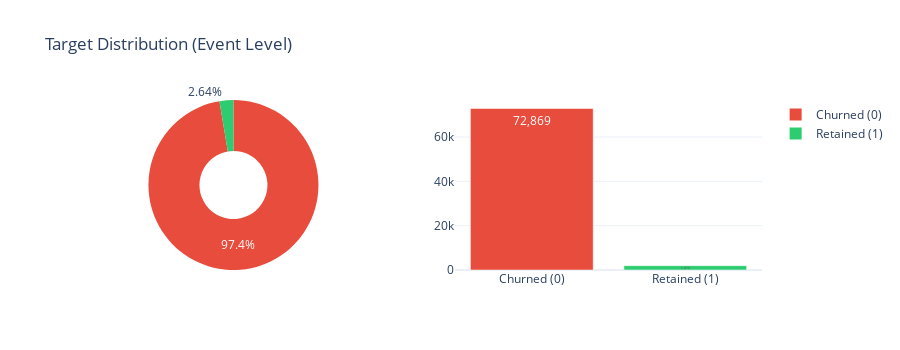

Source (notebook cell):
### Markdown cell above
## 1b.6 Target Distribution (Event Level)

| Imbalance Level | Ratio | Note |
|-----------------|-------|------|
| Mild | <3:1 | Standard methods work |
| Moderate | 3-10:1 | Use stratified splits |
| Severe | >10:1 | Resampling needed (see notebook 07) |

**Note:** This shows event-level distribution. Entity-level distribution (after aggregation) is what matters for modeling — analyzed in notebook 07.

### Code cell
if findings.target_column and findings.target_column in df.columns:
    target_counts = df[findings.target_column].value_counts().sort_index()
    labels = [f"{'Retained' if v == 1 else 'Churned'} ({v})" for v in target_counts.index]
    
    fig = make_subplots(rows=1, cols=2, specs=[[{"type": "pie"}, {"type": "bar"}]])
    fig.add_trace(go.Pie(labels=labels, values=target_counts.values, hole=0.4,
        marker_colors=["#e74c3c", "#2ecc71"], textinfo="percent"), row=1, col=1)
    fig.add_trace(go.Bar(x=labels, y=target_counts.values, marker_color=["#e74c3c", "#2ecc71"],
        text=[f"{c:,}" for c in target_counts.values], textposition="inside", showlegend=False), row=1, col=2)
    fig.update_layout(height=350, template="plotly_white", title="Target Distribution (Event Level)")
    display_figure(fig)
    
    if len(target_counts) == 2:
        ratio = target_counts.max() / target_counts.min()
        print(f"\nEvent-level imbalance: {ratio:.1f}:1 (minority: {target_counts.idxmin()})")
        print("ℹ️ Note: Resampling strategies apply after aggregation - see notebook 07")
else:
    print("No target column detected.")

### Figure 1 — Plotly figure (JSON) as saved in the notebook; plotly's stock layout.template omitted (floating-point values rounded to 4 significant figures)
{"data": [{"domain": {"x": [0, 0.45], "y": [0, 1]}, "hole": 0.4, "labels": ["Churned (0)", "Retained (1)"], "marker": {"colors": ["#e74c3c", "#2ecc71"]}, "textinfo": "percent", "type": "pie", "values": [72869, 1973]}, {"marker": {"color": ["#e74c3c", "#2ecc71"]}, "showlegend": false, "text": ["72,869", "1,973"], "textposition": "inside", "type": "bar", "x": ["Churned (0)", "Retained (1)"], "xaxis": "x", "y": [72869, 1973], "yaxis": "y"}], "layout": {"height": 350, "title": {"text": "Target Distribution (Event Level)"}, "xaxis": {"anchor": "y", "domain": [0.55, 1]}, "yaxis": {"anchor": "x", "domain": [0, 1]}}}
